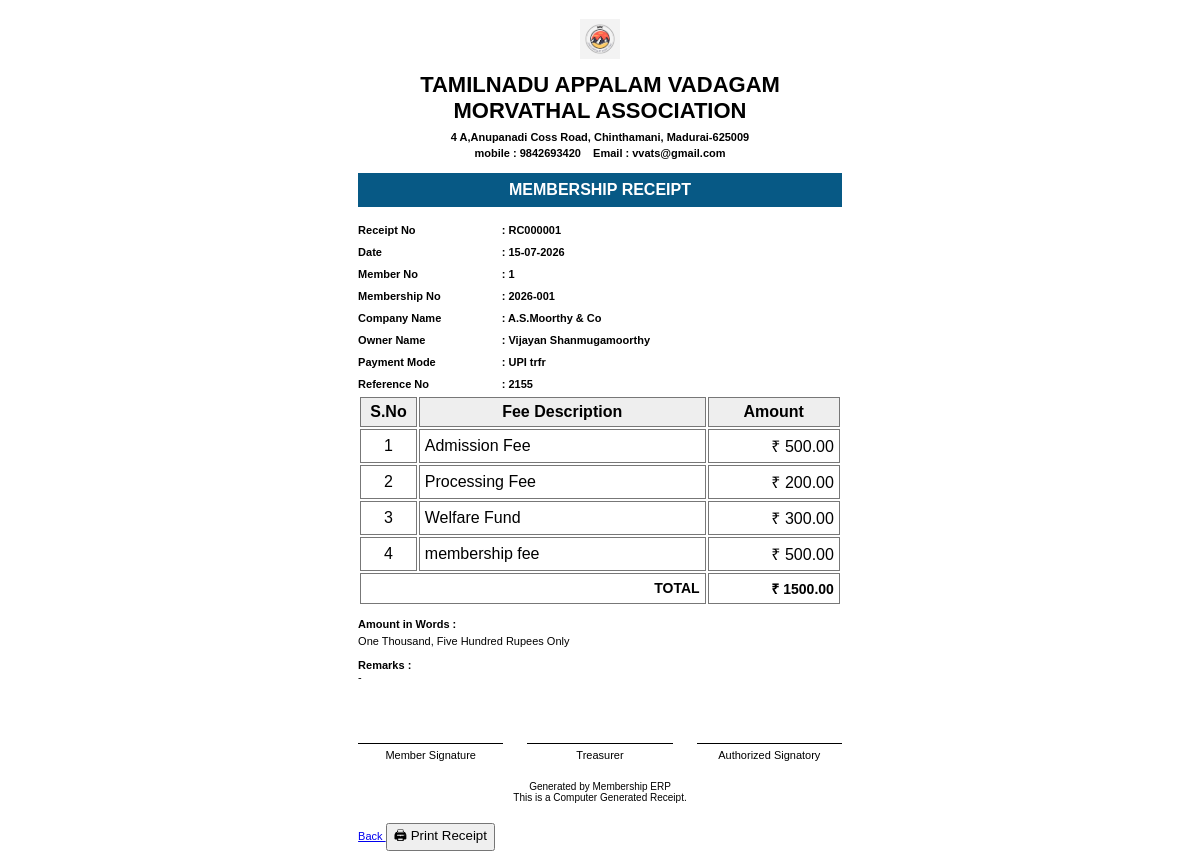
/receipts/print/11/ (signed in), run on the app's committed database.
### membership/models.py (models this page shows, shortened)
class Receipt(models.Model):
    receipt_no = models.PositiveIntegerField()
    receipt_date = models.DateField()
    receipt_type = models.CharField(
        max_length=50,
        choices=[
            ("MEMBERSHIP", "Membership Fee"),
            ("ADMISSION", "Admission Fee"),
            ("RENEWAL", "Renewal Fee"),
            ("OTHER", "Other Income"),
        ],
        default="MEMBERSHIP"
    )
    organisation = models.ForeignKey(
        Organisation,
        on_delete=models.CASCADE
    )
    assessment_year = models.ForeignKey(
        AssessmentYear,
        on_delete=models.CASCADE
    )
    member = models.ForeignKey(
        Member,
        on_delete=models.CASCADE
    )
    payment_mode = models.ForeignKey(
        PaymentMode,
        on_delete=models.PROTECT
    )
    reference_no = models.CharField(
        max_length=100,
        blank=True,
        null=True
    )
    remarks = models.TextField(
        blank=True,
        null=True
    )
    total_amount = models.DecimalField(
        max_digits=12,
        decimal_places=2,
        default=0
    )
    created_at = models.DateTimeField(
        auto_now_add=True
    )
    class Meta:
        ordering = ["-receipt_date", "-receipt_no"]

class Organisation(models.Model):
    organisation_name = models.CharField(max_length=200)
    short_name = models.CharField(max_length=50)
    address = models.TextField(blank=True)
    district = models.CharField(max_length=100, blank=True)
    state = models.CharField(max_length=100, blank=True)
    country = models.CharField(max_length=100, default="India")
    mobile = models.CharField(max_length=15, blank=True)
    email = models.EmailField(blank=True)
    website = models.URLField(blank=True)
    pan_no = models.CharField(
        max_length=20,
        blank=True,
        null=True,
    )
    gst_no = models.CharField(
    max_length=20,
    blank=True,
    null=True,
)
    registration_no = models.CharField(
        max_length=100,
        blank=True,
        null=True,
    )
    logo = models.ImageField(
        upload_to="organisation/logo/",
        blank=True,
        null=True,
    )
    is_active = models.BooleanField(default=True)
    created_at = models.DateTimeField(auto_now_add=True)
    def __str__(self):
        return self.organisation_name

class Member(models.Model):
    STATUS_CHOICES = (
        ("ACTIVE", "Active"),
        ("INACTIVE", "Inactive"),
        ("SUSPENDED", "Suspended"),
    )
    member_no = models.PositiveIntegerField(unique=True)
    membership_no = models.CharField(max_length=50, unique=True)
    joining_date = models.DateField()
    membership_valid_upto = models.DateField()
    organisation = models.ForeignKey(
        Organisation,
        on_delete=models.CASCADE,
    )
    assessment_year = models.ForeignKey(
    AssessmentYear,
    on_delete=models.CASCADE,
    null=True,
    blank=True,
)
    membership_type = models.ForeignKey(
    MembershipType,
    on_delete=models.PROTECT
)
    status = models.CharField(
        max_length=20,
        choices=STATUS_CHOICES,
        default="ACTIVE"
    )
    owner_name = models.CharField(max_length=200)
    company_name = models.CharField(max_length=200)
    brand_name = models.CharField(max_length=200, blank=True)
    photo = models.ImageField(upload_to="members/photos/", blank=True)
    company_logo = models.ImageField(upload_to="members/logo/", blank=True)
    mobile = models.CharField(max_length=15)
    whatsapp = models.CharField(max_length=15, blank=True)
    email = models.EmailField(blank=True)
    website = models.URLField(blank=True)
    ledger = models.ForeignKey(
        "Ledger",
        on_delete=models.SET_NULL,
        null=True,
        blank=True,
        related_name="member",
    )
    address = models.TextField()
    district = models.CharField(max_length=100)
    state = models.CharField(max_length=100)
    pincode = models.CharField(max_length=10)
    latitude = models.DecimalField(
        max_digits=10,
        decimal_places=7,
        null=True,
        blank=True
    )
    longitude = models.DecimalField(
        max_digits=10,
        decimal_places=7,
        null=True,
        blank=True
    )
    qr_code = models.ImageField(
        upload_to="members/qrcode/",
        blank=True,
        null=True,
    )
    gst_no = models.CharField(max_length=30, blank=True)
    fssai_no = models.CharField(max_length=30, blank=True)
    udyam_no = models.CharField(max_length=30, blank=True)
    factory_license_no = models.CharField(max_length=30, blank=True)
    do_license_no = models.CharField(max_length=30, blank=True)
    trade_license_no = models.CharField(max_length=30, blank=True)
    fire_noc_no = models.CharField(max_length=30, blank=True)
    pollution_no = models.CharField(max_length=30, blank=True)
    remarks = models.TextField(blank=True)
    created_at = models.DateTimeField(auto_now_add=True)
    updated_at = models.DateTimeField(auto_now=True)

class PaymentMode(models.Model):
    organisation = models.ForeignKey(
        Organisation,
        on_delete=models.CASCADE
    )
    name = models.CharField(max_length=50)
    ledger = models.ForeignKey(
        "Ledger",
        on_delete=models.PROTECT,
        null=True,
        blank=True,
        related_name="payment_modes"
    )
    description = models.TextField(
        blank=True,
        null=True
    )
    is_active = models.BooleanField(default=True)
    created_at = models.DateTimeField(auto_now_add=True)
    class Meta:
        ordering = ["name"]
        unique_together = ("organisation", "name", "ledger",
            "description",
            "is_active",)

class ReceiptDetail(models.Model):
    receipt = models.ForeignKey(
        Receipt,
        on_delete=models.CASCADE,
        related_name="details"
    )
    fee_master = models.ForeignKey(
        FeeMaster,
        on_delete=models.PROTECT
    )
    amount = models.DecimalField(
        max_digits=12,
        decimal_places=2
    )

class FeeMaster(models.Model):
    FEE_TYPES = [
        ("MEMBERSHIP", "Membership Fee"),
        ("ADMISSION", "Admission Fee"),
        ("RENEWAL", "Renewal Fee"),
        ("IDCARD", "Identity Card Fee"),
        ("LATE", "Late Fee"),
        ("DONATION", "Donation"),
        ("BUILDING", "Building Fund"),
        ("WELFARE", "Welfare Fund"),
        ("EVENT", "Event Fee"),
        ("OTHER", "Other"),
    ]
    organisation = models.ForeignKey(
        Organisation,
        on_delete=models.CASCADE
    )
    fee_name = models.CharField(max_length=100)
    fee_type = models.CharField(
        max_length=20,
        choices=FEE_TYPES,
        default="OTHER",
    )
    ledger = models.ForeignKey(
        "Ledger",
        on_delete=models.PROTECT,
        related_name="fee_masters",
        null=True,
        blank=True,
    )
    default_amount = models.DecimalField(
        max_digits=10,
        decimal_places=2,
        default=0
    )
    description = models.TextField(
        blank=True,
        null=True,
    )
    is_active = models.BooleanField(default=True)
    created_at = models.DateTimeField(auto_now_add=True)
    class Meta:
        ordering = ["fee_name"]

### membership/views.py (the view)
@login_required(login_url="login")
def receipt_print(request, id):
    receipt = get_object_or_404(
        Receipt.objects.select_related(
            "organisation",
            "member",
            "payment_mode",
        ).prefetch_related("details__fee_master"),
        id=id,
    )
    amount_words = (
    num2words(
        receipt.total_amount,
        lang="en_IN",
    ).title()
    + " Rupees Only"
)
    print(receipt.total_amount)
    print(amount_words)
    return render(
        request,
        "membership/receipt/print.html",
        {
            "receipt": receipt,
             "amount_words": amount_words,
        },
    )

### membership/templates/membership/receipt/print.html (shortened to what this page needs)
<div class="receipt">
<div class="header">
{% if receipt.organisation.logo %}
<img src="{{ receipt.organisation.logo.url }}" class="logo">
{% endif %}
<div class="company-name">
    {{ receipt.organisation }}
</div>
<div class="subtitle">
{{ receipt.organisation.address }}
<br>
mobile : {{ receipt.organisation.mobile }}
&nbsp;&nbsp;
Email : {{ receipt.organisation.email }}
</div>
</div>
<div class="title">
MEMBERSHIP RECEIPT
</div>
<div class="info">
<div class="info-row">
<div class="info-label">
Receipt No
</div>
<div class="info-value">
: RC{{ receipt.receipt_no|stringformat:"06d" }}
</div>
</div>
<div class="info-row">
<div class="info-label">
Date
</div>
<div class="info-value">
: {{ receipt.receipt_date|date:"d-m-Y" }}
</div>
</div>
<div class="info-row">
<div class="info-label">
Member No
</div>
<div class="info-value">
: {{ receipt.member.member_no }}
</div>
</div>
<div class="info-row">
<div class="info-label">
Membership No
</div>
<div class="info-value">
: {{ receipt.member.membership_no }}
</div>
</div>
<div class="info-row">
<div class="info-label">
Company Name
</div>
<div class="info-value">
: {{ receipt.member.company_name }}
</div>
</div>
<div class="info-row">
<div class="info-label">
Owner Name
</div>
<div class="info-value">
: {{ receipt.member.owner_name }}
</div>
</div>
<div class="info-row">
<div class="info-label">
Payment Mode
</div>
<div class="info-value">
: {{ receipt.payment_mode.name }}
</div>
</div>
<div class="info-row">
<div class="info-label">
Reference No
</div>
<div class="info-value">
: {{ receipt.reference_no|default:"-" }}
</div>
</div>
</div>
<table class="fee-table">
<thead>
<tr>
<th width="10%">
S.No
</th>
<th>
Fee Description
</th>
<th width="25%">
Amount
</th>
</tr>
</thead>
<tbody>
{% for d in receipt.details.all %}
<tr>
<td align="center">
{{ forloop.counter }}
</td>
<td>
{{ d.fee_master.fee_name }}
</td>
<td class="amount">
₹ {{ d.amount }}
</td>
</tr>
{% endfor %}
<tr class="total-row">
<td colspan="2" class="amount">
TOTAL
</td>
<td class="amount">
₹ {{ receipt.total_amount }}
</td>
</tr>
</tbody>
</table>
<div class="section">
<div class="section-title">
Amount in Words :
</div>
<div class="words">
{{ amount_words }}
</div>
</div>
<div class="section">
<div class="section-title">
Remarks :
</div>
<div>
{{ receipt.remarks|default:"-" }}
</div>
</div>
<div class="signature">
<div class="sign-box">
<div class="sign-line">
Member Signature
</div>
</div>
<div class="sign-box">
<div class="sign-line">
Treasurer
</div>
</div>
<div class="sign-box">
<div class="sign-line">
Authorized Signatory
</div>
</div>
</div>
<div class="footer">
Generated by Membership ERP
<br>
This is a Computer Generated Receipt.
</div>
<div class="no-print">
<a href="{% url 'receipt_list' %}"
class="btn btn-secondary">
Back
</a>
<button onclick="window.print()"
class="btn btn-primary">
🖨 Print Receipt
</button>
</div>
</div>

### membership/templates/membership/receipt/print.html (style rules this page uses)
* { box-sizing:border-box; }
.receipt { width:128mm; margin:auto; }
.company-name { font-size:22px; font-weight:bold; text-align:center; color:#000; text-transform:uppercase; margin-top:8px; margin-bottom:4px; line-height:1.2; }
.header { text-align:center; padding-top:5mm; }
.logo { height:40px; width:auto; object-fit:contain; margin-bottom:5px; }
.subtitle { font-size:11px; line-height:16px; font-weight: bold; }
.title { margin-top:12px; background:#075985; color:white; text-align:center; padding:8px; font-size:16px; font-weight:bold; }
.info { margin-top:12px; font-weight: bold; }
.info-row { display:flex; line-height:22px; }
.info-label { width:38mm; flex-shrink:0; }
.info-value { flex:1; }
.fee-table { width:128mm; table-layout:fixed; }
.fee-table th:nth-child(1), .fee-table td:nth-child(1) { width:15mm; }
.fee-table th:nth-child(3), .fee-table td:nth-child(3) { width:35mm; }
.fee-table th { background:#eeeeee; font-weight:bold; }
.fee-table td, .fee-table th { border:1px solid #777; padding:5px; }
.amount { text-align:right; }
.total-row td { font-size:14px; font-weight:bold; }
.section { margin-top:12px; }
.section-title { font-weight:bold; }
.words { margin-top:5px; }
.signature { margin-top:25px; display:flex; justify-content:space-between; text-align:center; }
.sign-box { width:30%; }
.sign-line { margin-top:35px; border-top:1px solid #000; padding-top:5px; }
.footer { margin-top:20px; text-align:center; font-size:10px; }
.no-print { margin-top:20px; }

### data on the page
Receipt: organisation.logo (picture), organisation "TAMILNADU APPALAM VADAGAM MORVATHAL ASSOCIATION", organisation.address "4 A,Anupanadi Coss Road, Chinthamani, Madurai-625009", organisation.mobile "9842693420", organisation.email "vvats@gmail.com", receipt_no "000001", receipt_date "15-07-2026", member.member_no "1", member.membership_no "2026-001", member.company_name "A.S.Moorthy & Co", member.owner_name "Vijayan Shanmugamoorthy", payment_mode.name "UPI trfr", reference_no "2155", total_amount "1500.00", remarks "-"
ReceiptDetail: fee_master.fee_name "Admission Fee", amount "500.00"
ReceiptDetail: fee_master.fee_name "Processing Fee", amount "200.00"
ReceiptDetail: fee_master.fee_name "Welfare Fund", amount "300.00"
ReceiptDetail: fee_master.fee_name "membership fee", amount "500.00"

### other printed values
{{ amount_words }} "One Thousand, Five Hundred Rupees Only"
